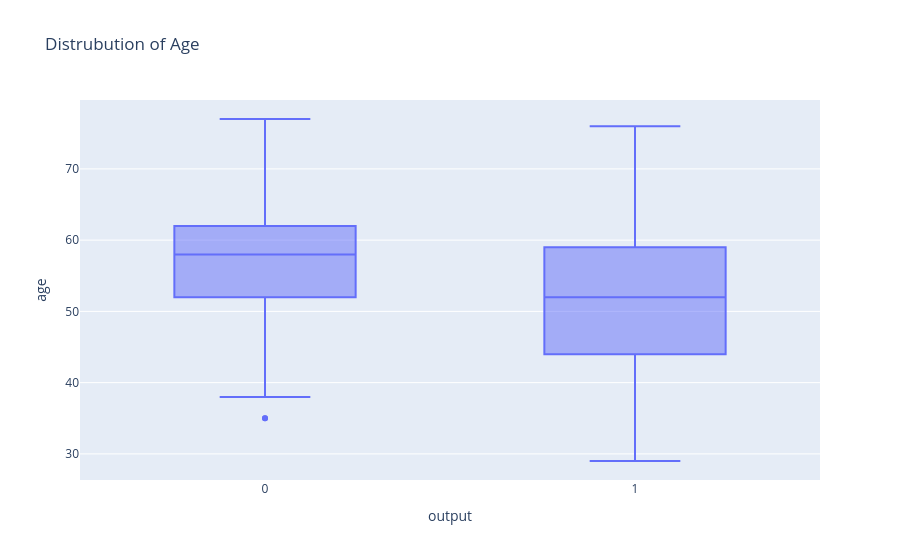

The cell this chart's notebook holds for it:
### Code cell
fig = px.box(df,y="age",x="output",title=f"Distrubution of Age")
fig.show()

### Figure 1 — Plotly figure (JSON) as saved in the notebook; plotly's stock layout.template omitted (floating-point values rounded to 4 significant figures; data arrays with more than 128 entries replaced by an {"elided": "..."} marker saying what was removed)
{"data": [{"alignmentgroup": "True", "hovertemplate": "output=%{x}<br>age=%{y}<extra></extra>", "legendgroup": "", "marker": {"color": "#636efa"}, "name": "", "notched": false, "offsetgroup": "", "orientation": "v", "showlegend": false, "type": "box", "x": {"elided": "303 int values"}, "x0": " ", "xaxis": "x", "y": {"elided": "303 int values"}, "y0": " ", "yaxis": "y"}], "layout": {"boxmode": "group", "legend": {"tracegroupgap": 0}, "title": {"text": "Distrubution of Age"}, "xaxis": {"anchor": "y", "domain": [0, 1], "title": {"text": "output"}}, "yaxis": {"anchor": "x", "domain": [0, 1], "title": {"text": "age"}}}}
